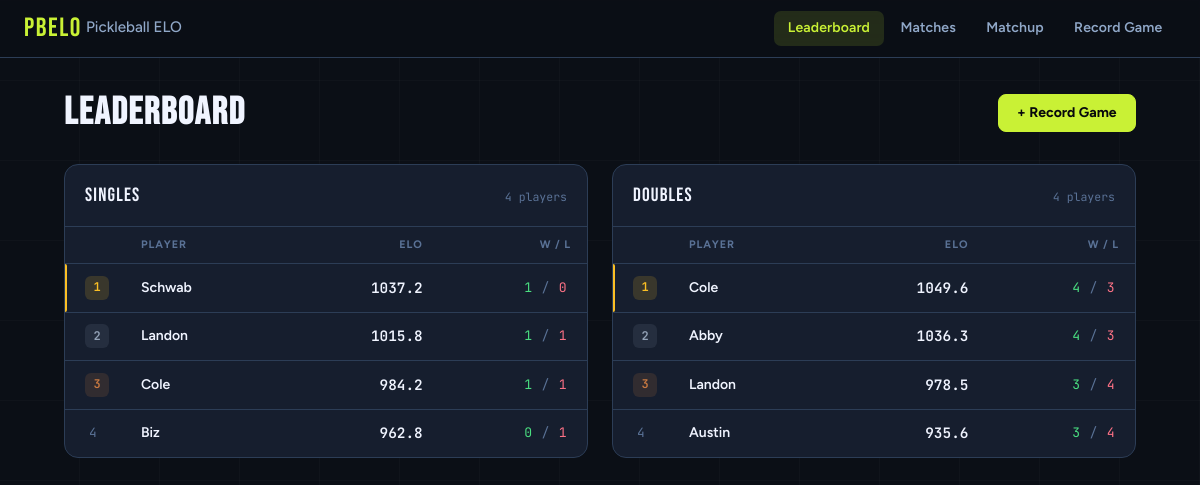
The app's page /, older data.
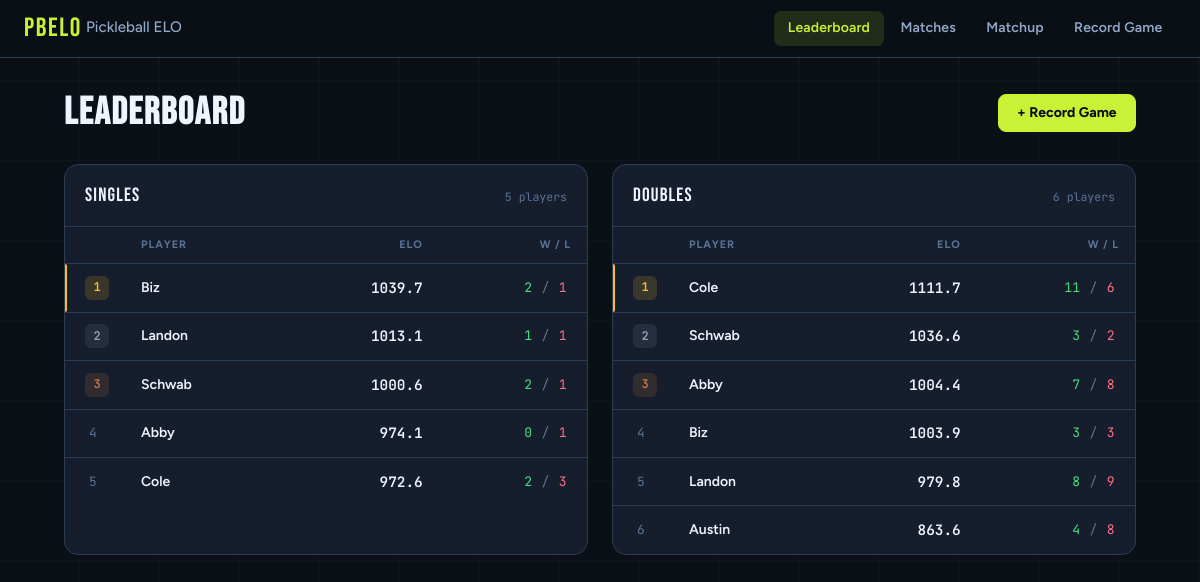
The same page, newer data.
### tracker/models.py (models this page shows, shortened)
class Player(models.Model):
    name = models.CharField(max_length=100, unique=True)
    singles_elo = models.FloatField(default=1000.0)
    doubles_elo = models.FloatField(default=1000.0)
    created_at = models.DateTimeField(auto_now_add=True)
    class Meta:
        ordering = ["name"]

### tracker/views.py (the view)
# urls.py: 2. Add a URL to urlpatterns:  path('', views.home, name='home')
def home(request):
    changes_qs = EloChange.objects.select_related("game").order_by("game__played_at")
    players = list(Player.objects.prefetch_related(
        Prefetch("elo_changes", queryset=changes_qs)
    ))
    for player in players:
        all_changes = list(player.elo_changes.all())
        singles = [c for c in all_changes if c.game.game_type == Game.SINGLES]
        doubles = [c for c in all_changes if c.game.game_type == Game.DOUBLES]
        player.singles_games_count = len(singles)
        player.doubles_games_count = len(doubles)
        player.singles_wins = sum(1 for c in singles if c.delta > 0)
        player.doubles_wins = sum(1 for c in doubles if c.delta > 0)
    singles_board = sorted(
        [p for p in players if p.singles_games_count > 0],
        key=lambda p: p.singles_elo, reverse=True,
    )
    doubles_board = sorted(
        [p for p in players if p.doubles_games_count > 0],
        key=lambda p: p.doubles_elo, reverse=True,
    )
    return render(request, "tracker/home.html", {
        "singles_board": singles_board,
        "doubles_board": doubles_board,
    })

### tracker/models.py (called while the page is built)
    @property
    def delta(self):
        return self.elo_after - self.elo_before

### tracker/templatetags/leaderboard_tags.py (called while the page is built)
@register.filter
def subtract(value, arg):
    return value - arg

### templates/tracker/home.html (shortened to what this page needs)
{% extends "base.html" %}
{% block content %}
{% load leaderboard_tags %}
<div class="page-header fade-up">
  <h1 class="page-title">Leaderboard</h1>
  <a href="{% url 'record_game' %}" class="btn btn-primary">+ Record Game</a>
</div>
<div class="boards-grid">
  <section class="card fade-up delay-1">
    <div class="board-head">
      <span class="board-name">Singles</span>
      {% if singles_board %}
        <span class="board-count">{{ singles_board|length }} players</span>
      {% endif %}
    </div>
    {% if singles_board %}
      <table class="data-table">
        <thead>
          <tr>
            <th></th>
            <th>Player</th>
            <th class="text-right">ELO</th>
            <th class="text-right">W / L</th>
          </tr>
        </thead>
        <tbody>
          {% for player in singles_board %}
          <tr class="board-row {% if forloop.counter == 1 %}rank-1{% endif %}">
            <td>
              {% if forloop.counter == 1 %}<span class="rank rank-gold">1</span>
              {% elif forloop.counter == 2 %}<span class="rank rank-silver">2</span>
              {% elif forloop.counter == 3 %}<span class="rank rank-bronze">3</span>
              {% else %}<span class="rank-num">{{ forloop.counter }}</span>{% endif %}
            </td>
            <td>
              <a href="{% url 'player_detail' player.pk %}" class="player-link">{{ player.name }}</a>
            </td>
            <td class="text-right">
              <span class="elo-val mono">{{ player.singles_elo|floatformat:1 }}</span>
            </td>
            <td class="text-right">
              <span class="wl-stat mono">
                <span class="win-color">{{ player.singles_wins }}</span><span class="wl-sep"> / </span><span class="loss-color">{{ player.singles_games_count|subtract:player.singles_wins }}</span>
              </span>
            </td>
          </tr>
          {% endfor %}
        </tbody>
      </table>
    {% else %}
      <div class="empty-state">No singles games recorded yet.</div>
    {% endif %}
  </section>
  <section class="card fade-up delay-2">
    <div class="board-head">
      <span class="board-name">Doubles</span>
      {% if doubles_board %}
        <span class="board-count">{{ doubles_board|length }} players</span>
      {% endif %}
    </div>
    {% if doubles_board %}
      <table class="data-table">
        <thead>
          <tr>
            <th></th>
            <th>Player</th>
            <th class="text-right">ELO</th>
            <th class="text-right">W / L</th>
          </tr>
        </thead>
        <tbody>
          {% for player in doubles_board %}
          <tr class="board-row {% if forloop.counter == 1 %}rank-1{% endif %}">
            <td>
              {% if forloop.counter == 1 %}<span class="rank rank-gold">1</span>
              {% elif forloop.counter == 2 %}<span class="rank rank-silver">2</span>
              {% elif forloop.counter == 3 %}<span class="rank rank-bronze">3</span>
              {% else %}<span class="rank-num">{{ forloop.counter }}</span>{% endif %}
            </td>
            <td>
              <a href="{% url 'player_detail' player.pk %}" class="player-link">{{ player.name }}</a>
            </td>
            <td class="text-right">
              <span class="elo-val mono">{{ player.doubles_elo|floatformat:1 }}</span>
            </td>
            <td class="text-right">
              <span class="wl-stat mono">
                <span class="win-color">{{ player.doubles_wins }}</span><span class="wl-sep"> / </span><span class="loss-color">{{ player.doubles_games_count|subtract:player.doubles_wins }}</span>
              </span>
            </td>
          </tr>
          {% endfor %}
        </tbody>
      </table>
    {% else %}
      <div class="empty-state">No doubles games recorded yet.</div>
    {% endif %}
  </section>
</div>
{% endblock %}

Row changes from the older to the newer data that the page shows:
now on one of the page's lists (row edited): Player: name "Biz", doubles_elo "1003.9", doubles_wins "3", doubles_games_count|subtract "3"
changed Player "Biz": singles_elo "962.8" → "1039.7"; singles_wins "0" → "2"; now shows "1"; moves up the list
changed Player "Landon": singles_elo "1015.8" → "1013.1"; doubles_elo "978.5" → "979.8"; doubles_wins "3" → "8"; doubles_games_count|subtract "4" → "9"; no longer shows "3"; moves down the list
now on one of the page's lists (row edited): Player: name "Schwab", doubles_elo "1036.6", doubles_wins "3", doubles_games_count|subtract "2"
changed Player "Schwab": singles_elo "1037.2" → "1000.6"; singles_wins "1" → "2"; singles_games_count|subtract "0" → "1"; text "1" → "3"
now on one of the page's lists (row edited): Player: name "Abby", singles_elo "974.1", singles_wins "0", singles_games_count|subtract "1"
changed Player "Abby": doubles_elo "1036.3" → "1004.4"; doubles_wins "4" → "7"; doubles_games_count|subtract "3" → "8"; text "2" → "3"
changed Player "Cole": singles_elo "984.2" → "972.6"; singles_wins "1" → "2"; singles_games_count|subtract "1" → "3"; doubles_elo "1049.6" → "1111.7"; doubles_wins "4" → "11"; doubles_games_count|subtract "3" → "6"; no longer shows "3"
changed Player "Austin": doubles_elo "935.6" → "863.6"; doubles_wins "3" → "4"; doubles_games_count|subtract "4" → "8"
Text that changed along with them:
{{ singles_board|length }}: "4" → "5"
{{ doubles_board|length }}: "4" → "6"
